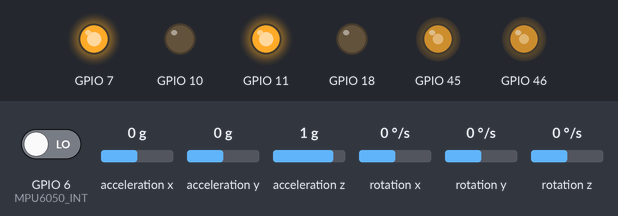
The sketch below on a simulated ESP32-S3. Shown: output pins drawn as LEDs (lit = HIGH). The inputs (shaded band) are chosen by the test bench; at power-on: acceleration x 0 g, acceleration y 0 g, acceleration z 1 g, GPIO 6 (MPU6050_INT) LOW, rotation x 0 °/s, rotation y 0 °/s, rotation z 0 °/s. The sensor or clock chip raises its interrupt line as the real part does.

Above: at 1.7 s.
1.8 s: acceleration x set to -1.4 g
At 2.7 s:
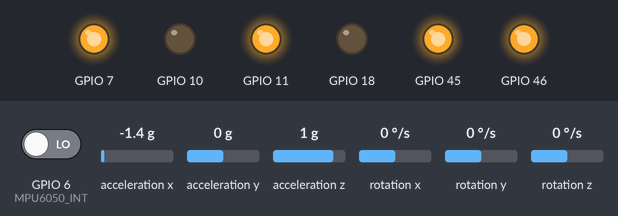
3.3 s: acceleration y set to -1.4 g
At 3.9 s:
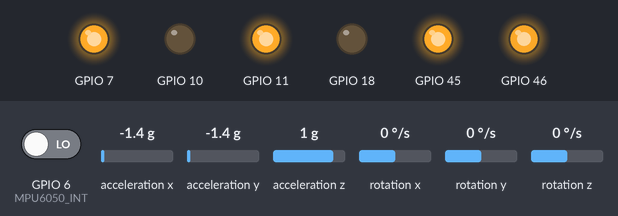
4.8 s: acceleration x set to 0.8 g
At 6.0 s:
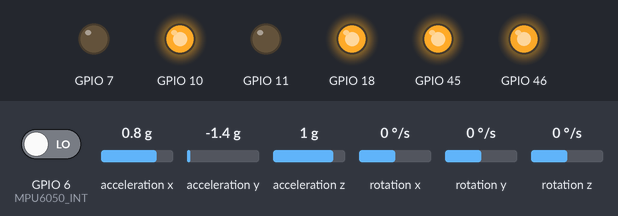
6.3 s: acceleration z set to -1.4 g
At 7.4 s:
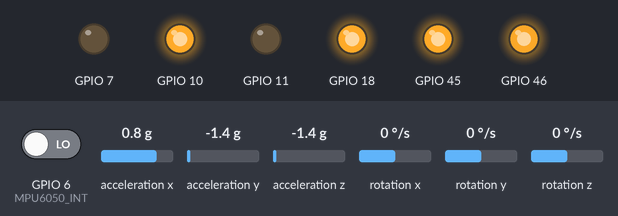
7.8 s: acceleration x set to -0.8 g
At 8.4 s:
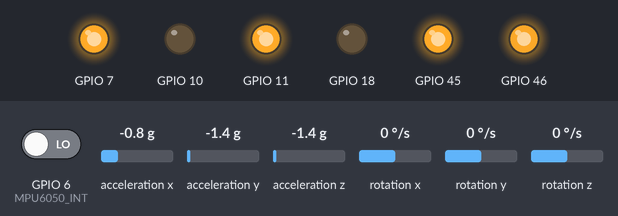
Timing chart, 0 to 10.3 s (numbered marks = the images above; inputs shaded):
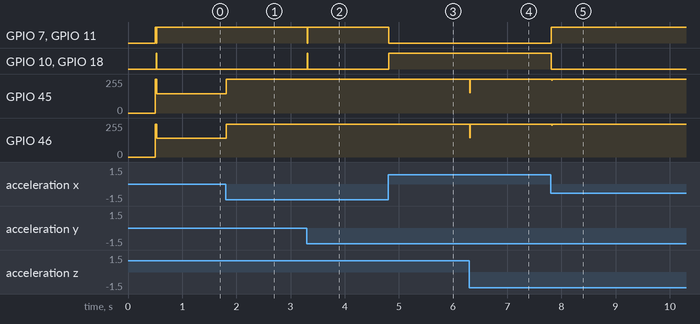

Measured:
- after the input at 1.8 s, GPIO 45: 144/255 → 255/255 at once; GPIO 46: 139/255 → 247/255 at once
- after the input at 3.3 s, GPIO 7, GPIO 11: HIGH → LOW at once, → HIGH 0.01 s later; GPIO 10, GPIO 18: LOW → HIGH at once, → LOW 0.01 s later
- after the input at 4.8 s, GPIO 7, GPIO 11: HIGH → LOW at once; GPIO 10, GPIO 18: LOW → HIGH at once
- after the input at 6.3 s, GPIO 45: 255/255 → 151/255 at once, → 255/255 0.01 s later; GPIO 46: 247/255 → 146/255 at once, → 247/255 0.01 s later
- after the input at 7.8 s, GPIO 7, GPIO 11: LOW → HIGH at once; GPIO 10, GPIO 18: HIGH → LOW at once; GPIO 45: 255/255 → 246/255 at once, → 255/255 0.01 s later; GPIO 46: 247/255 → 238/255 at once, → 247/255 0.01 s later

The sketch:

SBRobot.ino
```cpp
/* Usage:
 * - Select Tools->Board "ESP32S3 Dev Module" with default settings.
 * - Select the right Tools->Port.
 * - Place the robot in a fixture so the wheels don't touch ground.
 * - Make sure the robot is horizontal in the XY plane.
 * - Upload the sketch SBRobot_IMU_Zero
 * - Open Serial Monitor, set baud rate to 115200
 * - Reset the robot and wait for the sketch to finish (takes a few minutes)
 * - Enter the offset values below (for X_OFFSET_ACCEL, etc.)
 * - Upload & run the sketch SBRobot_Motor_Compare. Follow the instructions at the
 *   top of the sketch to find the minimum motor speed (MOTOR_MIN_ABS_SPEED) and
 *   motor speed corrections motor_speed_multiplier_left and motor_speed_multiplier_right.
 * - With the adjustments made, upload this sketch to the robot.
 * - Disconnect, switch off, switch on and place on the floor.
 * - It may be surprising, but the robot balances best on a rough surface.
 */
#include "PID_v1.h"
#include "LMotorController.h"
#include "I2Cdev.h"
#include "MPU6050_6Axis_MotionApps20.h"

/* cpv - Use the sketch SBRobot_IMU_Zero to find the offset values for the IMU.
 * Example final output (reformatted slightly for readability):
 * XAccel                    YAccel                ZAccel                        XGyro               YGyro                 ZGyro
 * [-2387,-2385] -->  [-9,4] [975,976] --> [-6,14] [1242,1243] --> [16379,16393] [102,103] --> [0,3] [-60,-59] --> [-2,1]  [72,73] --> [-1,1]
 * [-2387,-2386] -->  [-9,1] [975,976] --> [-9,14] [1242,1242] --> [16379,16385] [102,103] --> [0,3] [-60,-59] --> [-2,1]  [72,73] --> [-3,1]
 * [-2387,-2386] --> [-16,1] [975,976] --> [-8,14] [1242,1242] --> [16383,16385] [102,103] --> [0,3] [-60,-59] --> [-2,1]  [72,73] --> [-2,1]
 * -------------- done --------------*/
#define X_OFFSET_ACCEL (-2387)
#define Y_OFFSET_ACCEL   (975)
#define Z_OFFSET_ACCEL  (1242)
#define X_OFFSET_GYRO    (102)
#define Y_OFFSET_GYRO    (-60)
#define Z_OFFSET_GYRO     (72)

// MOTOR CONTROLLER
/* cpv - Set this to the largest minimum value of the two motors. */
#define MOTOR_MIN_ABS_SPEED  (52)
// Motor 0 - left motor when ESP32S3 antenna is pointing forward.
const int ENA = 46;
const int IN1 = 7;
const int IN2 = 18;
const int CA1 = 16;
const int CA2 = 17;
// Motor 1 - right motor when ESP32S3 antenna is pointing forward.
const int ENB = 45;
const int IN3 = 10;
const int IN4 = 11;
const int CB1 = 9;
const int CB2 = 47;
/* cpv - Set one of the speed multiplier values to 1.0 and the other to the ratio that is less than 1.0.
 * A motor cannot go faster than 1, so slow down the fastest motor.
 * Use the sketch SBRobot_Motor_Compare to find these values (e.g. L = 255, R = 247, R/L = 0.97, L/R = 1.03) */
double motor_speed_multiplier_left = 1.0; // R_max/L_max
double motor_speed_multiplier_right = 0.97; // L_max/R_max
LMotorController motor_controller(ENB,IN4,IN3,ENA,IN1,IN2,motor_speed_multiplier_left,motor_speed_multiplier_right);

/* cpv - IMU x-axis is supposed to run forward/backward, y-axis is supposed to run left/right.
 * In case they are swapped, you can try defining SWAP_XY. */
//#define SWAP_XY
/* cpv - Uncomment to run sketch without motors. This is practical when adding more functions or when debugging. */
//#define MOTORS_OFF
/* cpv - Uncomment to send debug & status information on the serial port. */
//#define __VERBOSE__

//#define LOG_INPUT  (1)
/* cpv - SBRobot's I2C bus pin definitions. */
#define MPU6050_SDA  (5)
#define MPU6050_SCL  (4)
#define MPU6050_INT  (6)

#if I2CDEV_IMPLEMENTATION == I2CDEV_ARDUINO_WIRE
    #include "Wire.h"
#endif

MPU6050 mpu;

// MPU control/status vars
bool dmpReady = false;  // set true if DMP init was successful
uint8_t mpuIntStatus;   // holds actual interrupt status byte from MPU
uint8_t devStatus;      // return status after each device operation (0 = success, !0 = error)
uint16_t packetSize;    // expected DMP packet size (default is 42 bytes)
uint16_t fifoCount;     // count of all bytes currently in FIFO
uint8_t fifoBuffer[64]; // FIFO storage buffer

// orientation/motion vars
Quaternion q;           // [w, x, y, z]         quaternion container
VectorFloat gravity;    // [x, y, z]            gravity vector
float ypr[3];           // [yaw, pitch, roll]   yaw/pitch/roll container and gravity vector

//PID
double originalSetpoint = 180.0; //175.8;
double setpoint = originalSetpoint;
double movingAngleOffset = 0.1;
double input, output;
int moveState=0; //0 = balance; 1 = back; 2 = forth
/* cpv - Kp, Kd & Ki are user-adjustable values. Try other values to see how they affect the robot's stability.
 * These values worked for me. */
double Kp = 22;
double Kd = 2;
double Ki = 40;
PID pid(&input, &output, &setpoint, Kp, Ki, Kd, DIRECT);

volatile bool mpuInterrupt = false;     // indicates whether MPU interrupt pin has gone high

void IRAM_ATTR dmpDataReady()
{
  mpuInterrupt = true;
}

int offset_adjust(int offset, int delta)
{
  offset += delta;
  offset = min(offset,255);
  offset = max(offset,-255);
  return offset;
}

void setup(void)
{
    // Initialize serial communication.
    Serial.begin(115200);
    Serial.flush();

    // Make sure this is the very first I2C call, even before Wire.begin.
    Wire.setPins(MPU6050_SDA,MPU6050_SCL); // For IMU
    // Join I2C bus (I2Cdev library doesn't do this automatically)
    Wire.begin(MPU6050_SDA,MPU6050_SCL,400000);
    pinMode(MPU6050_INT,INPUT);

    // initialize device
    #ifdef __VERBOSE__
      Serial.println(F("Initializing I2C devices..."));
    #endif /* __VERBOSE__ */
    mpu.initialize();

    // verify connection
    #ifdef __VERBOSE__
      Serial.println(F("Testing device connections..."));
      Serial.println(F("MPU6050 "));
      Serial.println(mpu.testConnection() ? F("found") : F("not found"));

      Serial.println(F("Initializing DMP..."));
    #endif /* __VERBOSE__ */
    // load and configure the DMP
    devStatus = mpu.dmpInitialize();

    // supply your own gyro offsets here, scaled for min sensitivity
    mpu.setXGyroOffset(X_OFFSET_GYRO);
    mpu.setYGyroOffset(Y_OFFSET_GYRO);
    mpu.setZGyroOffset(Z_OFFSET_GYRO);
    mpu.setXAccelOffset(X_OFFSET_ACCEL);
    mpu.setYAccelOffset(Y_OFFSET_ACCEL);
    mpu.setZAccelOffset(Z_OFFSET_ACCEL);

    // make sure it worked (returns 0 if so)
    if (devStatus == 0)
    {
        // turn on the DMP, now that it's ready
        #ifdef __VERBOSE__
          Serial.println("Enabling DMP...");
        #endif /* __VERBOSE__ */
        mpu.setDMPEnabled(true);

        // enable interrupt detection
        #ifdef __VERBOSE__
          Serial.println("Enabling interrupt detection...");
        #endif /* __VERBOSE__ */
        // cpv attachInterrupt(0, dmpDataReady, RISING);
        attachInterrupt(digitalPinToInterrupt(MPU6050_INT), dmpDataReady, RISING);

        mpuIntStatus = mpu.getIntStatus();

        // set our DMP Ready flag so the main loop() function knows it's okay to use it
        #ifdef __VERBOSE__
          Serial.println("DMP ready! Waiting for first interrupt...");
        #endif /* __VERBOSE__ */
        dmpReady = true;

        // get expected DMP packet size for later comparison
        packetSize = mpu.dmpGetFIFOPacketSize();
        fifoCount = 0; // cpv

        //setup PID
        pid.SetMode(AUTOMATIC);
        pid.SetSampleTime(10);
        pid.SetOutputLimits(-255, 255);
    }
    else
    {
        // ERROR!
        // 1 = initial memory load failed
        // 2 = DMP configuration updates failed
        // (if it's going to break, usually the code will be 1)
        Serial.print(F("DMP Initialization failed (code "));
        Serial.print(devStatus);
        Serial.println(F(")"));
    }
}


void loop(void)
{
    // if MPU programming failed, don't try to do anything
    if (!dmpReady) return;

    // wait for MPU interrupt or extra packet(s) available
    while (!mpuInterrupt && fifoCount < packetSize)
    {
        //no mpu data - performing PID calculations and output to motors

        pid.Compute();
        #ifndef MOTORS_OFF
          motor_controller.move(output,MOTOR_MIN_ABS_SPEED);
        #endif
    }

    // reset interrupt flag and get INT_STATUS byte
    mpuInterrupt = false;
    mpuIntStatus = mpu.getIntStatus();

    // get current FIFO count
    fifoCount = mpu.getFIFOCount();

    // check for overflow (this should never happen unless our code is too inefficient)
    if ((mpuIntStatus & 0x10) || fifoCount == 1024)
    {
        // reset so we can continue cleanly
        mpu.resetFIFO();
        #ifdef __VERBOSE__
          Serial.println(F("FIFO overflow!"));
        #endif /* __VERBOSE__ */

    // otherwise, check for DMP data ready interrupt (this should happen frequently)
    }
    else if (mpuIntStatus & 0x02)
    {
        // wait for correct available data length, should be a VERY short wait
        while (fifoCount < packetSize) fifoCount = mpu.getFIFOCount();

        // read a packet from FIFO
        mpu.getFIFOBytes(fifoBuffer, packetSize);

        // track FIFO count here in case there is > 1 packet available
        // (this lets us immediately read more without waiting for an interrupt)
        fifoCount -= packetSize;

        mpu.dmpGetQuaternion(&q, fifoBuffer);

        mpu.dmpGetGravity(&gravity, &q);
        mpu.dmpGetYawPitchRoll(ypr, &q, &gravity);

        #ifndef SWAP_XY
          input = ypr[1] * 180/M_PI + 180; // use pitch
        #else
          input = ypr[2] * 180/M_PI + 180; // use roll
        #endif
   }
}
```
